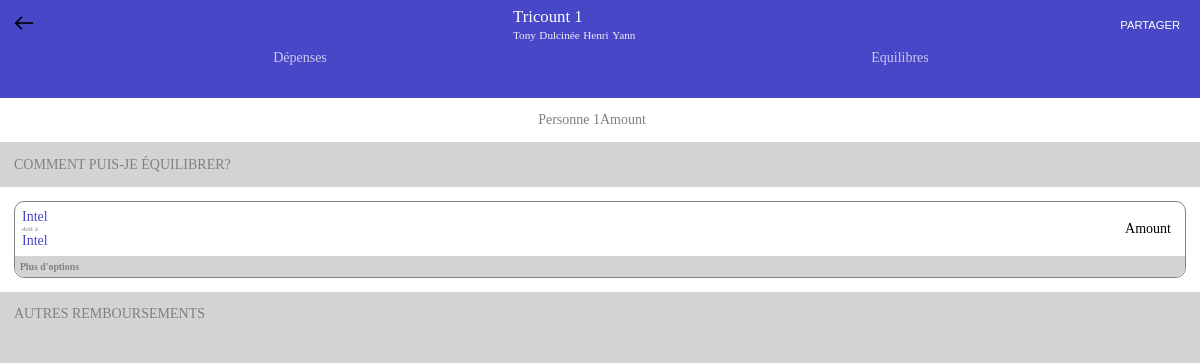
The app's page /count/tricount/1/equilibria with its own data.
### count/models.py (models this page shows)
class Counts(models.Model):
    title = models.TextField(default='')
    description = models.TextField(default='')
    category = models.TextField(default='')
    participants = models.ManyToManyField(Participants)

class Participants(models.Model):
    name = models.TextField(default='')
    number = models.IntegerField(default=0)

### count/views.py (the view)
# urls.py: path('tricount/<int:id_count>/equilibria', countviews.spendingEquilibria, name = "spending-equilibria"),
def spendingEquilibria(request,id_count):
    count = Counts.objects.get(id=id_count)
    participants = count.participants.filter(number = count.id)
    participants_name = [participant.name for participant in participants]
    return render(request, "spendingEquilibria.html", context = {'count':count,'names':participants_name})

### templates/spendingEquilibria.html (shortened to what this page needs)
{%load static%}
<!DOCTYPE html>
<html lang="en">
<head>
    <link rel="stylesheet" href="{% static 'css/spending-equilibria.css'%}">
</head>
<body>
    <header>
        <nav class = "header-nav">
            <a href="/count/" class = "backtolistecount" id = "backtolistecount"><img src="{%static 'images/back.png' %}" alt="Retour en arrière"></a>
            <div class = "tricount-characteristics" >
                <p class = "tricount-title">{{count.title}}</p>
                {% for name in names%}
                <p class = "tricount-participants">{{name}}</p>
                {% endfor%}
            </div>
            <button class = "share">Partager</button>
        </nav>
        <div class = header-spending>
            <a class = "gotospending" href = "/count/tricount/{{count.id}}">Dépenses</a>
            <a class = "gotoequilibria" href = "/count/tricount/{{count.id}}/equilibria">Equilibres</a>
        </div>
    </header>
    <main>
        <div class = "credits">
             <p class = participant> Personne 1</p>
             <p class = "amount"> Amount</p>
        </div>
        <p class = "equilibrating">
            Comment puis-je équilibrer?
        </p>
        <div class = "reimbursement">
            <div class = "reimbursement-details">
                <div class = "onetoone">
                    <p class = "who">Intel</p>
                    <p class = "dueto">doit à </p>
                    <p class = "who">Intel</p>
                </div>
                <p class = "reimbursement-amount">Amount</p>
            </div>
            <div class = "more-options">
                Plus d'options
            </div>
        </div>
        <p class = "equilibrating">
            Autres remboursements
        </p>
    </main>
</body>
</html>

### static/css/spending-equilibria.css (style rules this page uses)
* { box-sizing: border-box; margin : 0; font-size: 14px; }
:root { --padding:0.5em; --color:rgb(71, 71, 199); }
header { background-color: var(--color); color: white; height: 7em; }
main { background-color: white; }
body { background-color: lightgray; }
header { height : 7em; }
.header-nav { display: flex; justify-content: space-between; align-items: center; padding: 0.5em 1em; }
.header-nav a { text-decoration: none; color : white; }
.share { background-color: transparent; outline: none; color: white; text-transform: uppercase; border : none; cursor: pointer; font-size: 0.8em; }
.tricount-characteristics p:first-child { font-size: 1.2em; }
.tricount-participants { display: inline; font-size: 0.8em; opacity: 0.9; }
.backtolistecount img { width : 20px; }
.header-spending { display: flex; justify-content: space-around; align-items: center; }
.header-spending a { width: 50%; height : 3.5em; background-color: transparent; color: white; border: none; opacity: 0.7; text-decoration: none; text-align: center; }
.credits { display: flex; align-items: center; border-bottom-style: solid; border-bottom-width:1px; border-bottom-color: lightgray; padding: 1em; color:gray; }
.participant { flex:1; text-align: end; }
.amount { flex:1; }
.equilibrating { padding:1em; text-transform: uppercase; background-color: lightgray; color: gray; }
.reimbursement { margin : 1em; border-color: gray; border-style: solid; border-radius: 10px; border-width: 1px; }
.reimbursement-details { display: flex; justify-content: space-between; align-items: center; padding: 0.5em; }
.reimbursement-amount { padding: 0.5em; }
.who { color: var(--color); }
.dueto { font-size: 0.5em; color: grey; }
.more-options { font-size: 0.7em; font-weight: 600; background-color: lightgray; border-bottom-right-radius: 10px; border-bottom-left-radius: 10px; padding:0.5em; color: gray; }

### records on screen
Counts: title "Tricount 1"
Participants: names "Tony"
Participants: names "Dulcinée"
Participants: names "Henri"
Participants: names "Yann"
